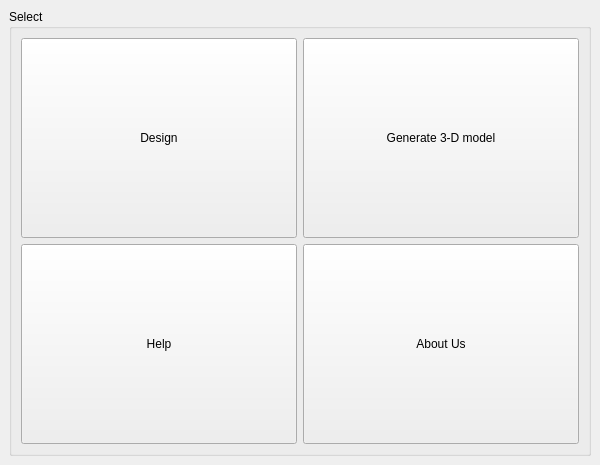
<?xml version="1.0" encoding="UTF-8"?>
<ui version="4.0">
 <class>MainWindow</class>
 <widget class="QMainWindow" name="MainWindow">
  <property name="geometry">
   <rect>
    <x>0</x>
    <y>0</y>
    <width>600</width>
    <height>400</height>
   </rect>
  </property>
  <property name="maximumSize">
   <size>
    <width>600</width>
    <height>400</height>
   </size>
  </property>
  <property name="windowTitle">
   <string>OctoCAD©</string>
  </property>
  <property name="windowIcon">
   <iconset>
    <normaloff>logo_transparent_enlarged.png</normaloff>logo_transparent_enlarged.png</iconset>
  </property>
  <widget class="QWidget" name="centralwidget">
   <layout class="QVBoxLayout" name="verticalLayout">
    <item>
     <widget class="QGroupBox" name="groupBox">
      <property name="title">
       <string>Select</string>
      </property>
      <layout class="QVBoxLayout" name="verticalLayout_2">
       <item>
        <layout class="QGridLayout" name="gridLayout">
         <item row="0" column="0">
          <widget class="QPushButton" name="pushButton">
           <property name="minimumSize">
            <size>
             <width>0</width>
             <height>200</height>
            </size>
           </property>
           <property name="text">
            <string>Design</string>
           </property>
           <property name="icon">
            <iconset>
             <normaloff>design.png</normaloff>design.png</iconset>
           </property>
           <property name="iconSize">
            <size>
             <width>80</width>
             <height>80</height>
            </size>
           </property>
          </widget>
         </item>
         <item row="0" column="1">
          <widget class="QPushButton" name="pushButton_2">
           <property name="minimumSize">
            <size>
             <width>0</width>
             <height>200</height>
            </size>
           </property>
           <property name="text">
            <string>Generate 3-D model</string>
           </property>
           <property name="icon">
            <iconset>
             <normaloff>3d-modeling.png</normaloff>3d-modeling.png</iconset>
           </property>
           <property name="iconSize">
            <size>
             <width>80</width>
             <height>80</height>
            </size>
           </property>
          </widget>
         </item>
         <item row="1" column="0">
          <widget class="QPushButton" name="pushButton_3">
           <property name="minimumSize">
            <size>
             <width>0</width>
             <height>200</height>
            </size>
           </property>
           <property name="text">
            <string>Help</string>
           </property>
           <property name="icon">
            <iconset>
             <normaloff>information.png</normaloff>information.png</iconset>
           </property>
           <property name="iconSize">
            <size>
             <width>80</width>
             <height>80</height>
            </size>
           </property>
          </widget>
         </item>
         <item row="1" column="1">
          <widget class="QPushButton" name="pushButton_4">
           <property name="minimumSize">
            <size>
             <width>0</width>
             <height>200</height>
            </size>
           </property>
           <property name="text">
            <string>About Us</string>
           </property>
           <property name="icon">
            <iconset>
             <normaloff>about-us.png</normaloff>about-us.png</iconset>
           </property>
           <property name="iconSize">
            <size>
             <width>80</width>
             <height>80</height>
            </size>
           </property>
          </widget>
         </item>
        </layout>
       </item>
      </layout>
     </widget>
    </item>
   </layout>
  </widget>
 </widget>
 <resources/>
 <connections/>
</ui>
